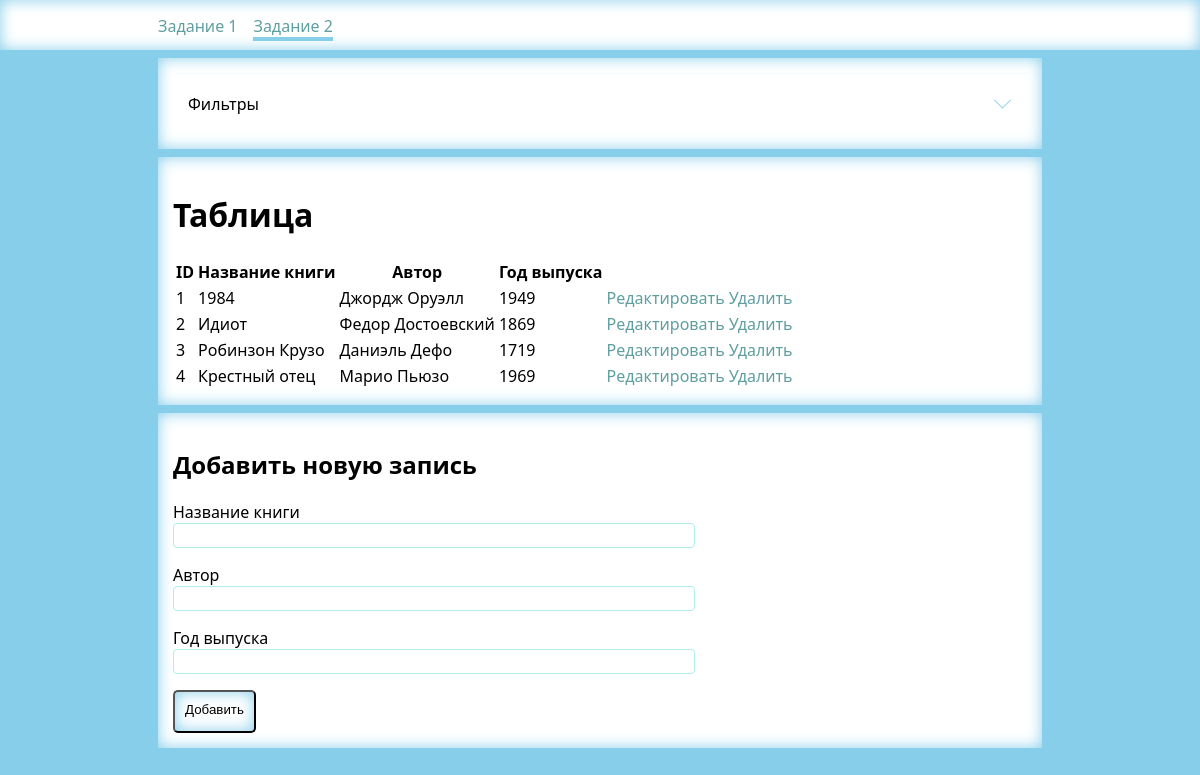
The app's page /task2.php with its own data.
### tables this page shows
CREATE TABLE `books` (
  `book_id` int(11) NOT NULL,
  `book_name` varchar(128) NOT NULL,
  `author_name` varchar(128) NOT NULL,
  `year_published` int(11) NOT NULL
);

### components/book.php (called while the page is built, shortened)
<?php
class Book
{
    public function __construct($id, $bookName, $authorName, $yearPublished)
    {
        $this->id = $id;
        $this->bookName = $bookName;
        $this->authorName = $authorName;
        $this->yearPublished = $yearPublished;
    }
}
?>

### components/library.php (called while the page is built, shortened)
<?php
    class Library {
        private $connection, $link;
        private function connect() {
            $this -> link = mysqli_connect($this -> connection::HOST, $this -> connection::USER, $this -> connection::PASSWORD, $this -> connection::DATABASE)
            or die("Ошибка " . mysqli_error($this -> link));
        }
        public function __construct($filters)
        {
            $this -> connection = new Connection();
            if(isset($filters['book_name'])) {
                $bookNameFilter = $filters['book_name'];
            } else {
                $bookNameFilter = "";
            }
            if(isset($filters['author_name'])) {
                $authorNameFilter = $filters['author_name'];
            } else {
                $authorNameFilter = "";
            }
            $query ="SELECT * FROM books WHERE
                book_name LIKE '%$bookNameFilter%' AND
                author_name LIKE '%$authorNameFilter%'";
            $result = mysqli_query($this -> link, $query) or die("Ошибка " . mysqli_error($this -> link));
        }
    }
?>

### task2.php (the view, shortened to what this page needs)
<?php
    require_once 'components/library.php';
    require_once 'components/book.php';
    require_once 'components/menu-header.php';
    $library = new Library($_GET);
?>
<!DOCTYPE html>
<html lang="en">
<head>
    <link rel="stylesheet" href="style/compiled/style.css" />
</head>
<body>
    <?php
        drawTopMenu("task2");
    ?>
    <div class="main-wrapper">
        <div class="container">
            <div class="accordion">
                <div class="accordion__wrapper">
                    <div class="accordion__item">
                        <input checked="checked" class="checkbox-xs_block" type="checkbox"> <i>&nbsp;</i>
                        <div class="accordion__title">
                            <div> Фильтры
                            </div>
                        </div>
                    </div>
                </div>
            </div>
        </div>
    </div>
    <div class="main-wrapper">
        <div class="container">
            <h1>Таблица</h1>
            <?php
                displayLibraryTable($library);
                function displayLibraryTable($library) {
                    echo '<table>';
                    echo '<th>ID</th><th>Название книги</th><th>Автор</th><th>Год выпуска</th>';
                    foreach ($library -> books as $key => $value) {
                        echo '<tr>';
                        echo    '<td>' . $value -> id .
                                '</td><td>' . $value -> bookName .
                                '</td><td>' . $value -> authorName .
                                '</td><td>' . $value -> yearPublished .
                                '</td><td><a href="?editId=' . $value -> id . '">Редактировать</a></td>' .
                                '<td><a href="?action=removeBook&id=' . $value -> id . '">Удалить</a></td>';
                        echo '</tr>';
                    }
                    echo '</table>';
                }
            ?>
        </div>
        <?php if(!isset($_GET['editId'])): ?>
            <div class="container new-article">
                <h2>Добавить новую запись</h2>
                <form action="?action=addBook" method="POST" name="addBook">
                    <p>Название книги<br>
                        <input type="text" name="book_name" size="40" class="textbox" />
                    </p>
                    <p>Автор<br>
                        <input type="text" name="author_name" size="40" class="textbox" />
                    </p>
                    <p>Год выпуска<br>
                        <input type="number" name="year_published" size="4" class="textbox" />
                    </p>
                    <input type="submit" value="Добавить" class="button" />
                </form>
            </div>
        <?php endif; ?>
    </div>
</body>
</html>

### components/menu-header.php
<?php
    function drawTopMenu($page) {
        echo '
        <div class="menu_panel">
            <div class="main-wrapper">
                <ul id="topMenu">';
                    echo '<a href=".\"><li';
                    if($page == "index") {
                        echo ' id="currentSection"';
                    }
                    echo '>Задание 1</li></a>';
                    echo '<a href=".\task2.php"><li';
                    if($page == "task2") {
                        echo ' id="currentSection"';
                    }
                    echo '>Задание 2</li></a>';
                echo '</ul>
            </div>
        </div>
        ';
    }
?>

### style/compiled/style.css (style rules this page uses)
.accordion .accordion__wrapper { position: relative; width: 100%; }
.accordion .accordion__item { position: relative; margin-bottom: 0px; animation: all 0.1s; }
.accordion .accordion__item i { opacity: 1; position: absolute; transform: translate(-6px, 0); top: 25px; right: 15px; }
.accordion .accordion__item i::before, .accordion .accordion__item i::after { content: ""; position: absolute; right: 3px; background: skyblue; width: 1px; height: 12px; transition: all 0.25s ease-in-out; }
.accordion .accordion__item i::before { transform: translate(-4px, 0) rotate(45deg); }
.accordion .accordion__item i::after { transform: translate(4px, 0) rotate(-45deg); }
.accordion .accordion__item input[type=checkbox]:checked ~ i:before { transform: translate(4px, 0) rotate(45deg); }
.accordion .accordion__item input[type=checkbox]:checked ~ i:after { transform: translate(-4px, 0) rotate(-45deg); }
.accordion .accordion__item input[type=checkbox]:checked ~ .accordion__title { border-top: 1px solid rgba(135, 206, 235, 0.1); border-left: 5px solid transparent; }
.accordion .accordion__title { font-size: 16px !important; line-height: 24px !important; margin-bottom: 0px; position: relative; padding: 18px 40px 18px 10px; border-top: 1px solid rgba(135, 206, 235, 0.1); border-left: 5px solid transparent; transition: all 0.3s; border-top: 1px solid skyblue; border-left: 5px solid skyblue; }
.menu_panel { padding: 15px 0; background-color: white; box-shadow: skyblue 0 0 15px inset; clear: both; position: relative; height: 20px; }
.menu_panel ul { margin: 0; padding: 0; display: block; }
.menu_panel ul li { display: inline-block; margin: 0 8px; }
.menu_panel ul li#currentSection { border-bottom: solid skyblue 4px; }
body { background-color: skyblue; margin: 0 auto; font-family: "Segoe UI", Tahoma, Geneva, Verdana, sans-serif; }
a:link, a:visited { text-decoration: none; color: cadetblue; }
.main-wrapper { width: 1300px; margin: 0px auto; clear: both; }
.container { background-color: white; margin: 8px; padding: 15px; box-shadow: skyblue 0 0 15px inset; position: relative; }
.textbox { border: none; border: ridge 1px paleturquoise; border-radius: 4px; padding: 4px; right: 10px; width: 60%; }
.button { display: inline; padding: 10px; padding-bottom: 14px; background-color: white; box-shadow: skyblue 0 0 15px inset; border-radius: 5px; transition: 0.5s; }
@media screen and (max-width: 1320px) { .main-wrapper { width: 900px; } }

### records on screen
books: book_id "1", book_name "1984", author_name "Джордж Оруэлл", year_published "1949"
books: book_id "2", book_name "Идиот", author_name "Федор Достоевский", year_published "1869"
books: book_id "3", book_name "Робинзон Крузо", author_name "Даниэль Дефо", year_published "1719"
books: book_id "4", book_name "Крестный отец", author_name "Марио Пьюзо", year_published "1969"
